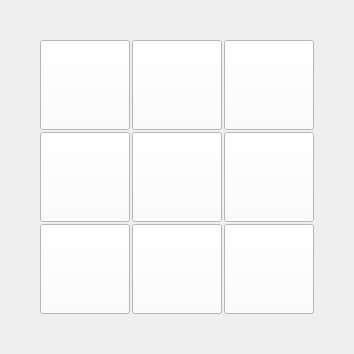
           <widget class="QWidget" name="outside_corners">
            <layout class="QHBoxLayout" name="horizontalLayout_36">
             <property name="spacing">
              <number>2</number>
             </property>
             <property name="leftMargin">
              <number>0</number>
             </property>
             <property name="topMargin">
              <number>0</number>
             </property>
             <property name="rightMargin">
              <number>0</number>
             </property>
             <property name="bottomMargin">
              <number>0</number>
             </property>
             <item>
              <widget class="QWidget" name="widget_40" native="true">
               <property name="sizePolicy">
                <sizepolicy hsizetype="Preferred" vsizetype="Preferred">
                 <horstretch>0</horstretch>
                 <verstretch>0</verstretch>
                </sizepolicy>
               </property>
               <property name="minimumSize">
                <size>
                 <width>0</width>
                 <height>0</height>
                </size>
               </property>
               <property name="maximumSize">
                <size>
                 <width>16777215</width>
                 <height>16777215</height>
                </size>
               </property>
               <property name="styleSheet">
                <string notr="true"/>
               </property>
               <layout class="QGridLayout" name="gridLayout_7">
                <property name="leftMargin">
                 <number>0</number>
                </property>
                <property name="topMargin">
                 <number>0</number>
                </property>
                <property name="rightMargin">
                 <number>0</number>
                </property>
                <property name="bottomMargin">
                 <number>0</number>
                </property>
                <property name="spacing">
                 <number>2</number>
                </property>
                <item row="2" column="0">
                 <spacer name="horizontalSpacer">
                  <property name="orientation">
                   <enum>Qt::Horizontal</enum>
                  </property>
                  <property name="sizeHint" stdset="0">
                   <size>
                    <width>40</width>
                    <height>20</height>
                   </size>
                  </property>
                 </spacer>
                </item>
                <item row="4" column="4">
                 <spacer name="verticalSpacer_14">
                  <property name="orientation">
                   <enum>Qt::Vertical</enum>
                  </property>
                  <property name="sizeHint" stdset="0">
                   <size>
                    <width>20</width>
                    <height>40</height>
                   </size>
                  </property>
                 </spacer>
                </item>
                <item row="2" column="6">
                 <spacer name="horizontalSpacer_3">
                  <property name="orientation">
                   <enum>Qt::Horizontal</enum>
                  </property>
                  <property name="sizeHint" stdset="0">
                   <size>
                    <width>40</width>
                    <height>20</height>
                   </size>
                  </property>
                 </spacer>
                </item>
                <item row="0" column="4">
                 <spacer name="verticalSpacer_16">
                  <property name="orientation">
                   <enum>Qt::Vertical</enum>
                  </property>
                  <property name="sizeHint" stdset="0">
                   <size>
                    <width>20</width>
                    <height>40</height>
                   </size>
                  </property>
                 </spacer>
                </item>
                <item row="1" column="1">
                 <widget class="QPushButton" name="probe_back_left_outside">
                  <property name="sizePolicy">
                   <sizepolicy hsizetype="Fixed" vsizetype="Fixed">
                    <horstretch>0</horstretch>
                    <verstretch>0</verstretch>
                   </sizepolicy>
                  </property>
                  <property name="minimumSize">
                   <size>
                    <width>90</width>
                    <height>90</height>
                   </size>
                  </property>
                  <property name="maximumSize">
                   <size>
                    <width>90</width>
                    <height>90</height>
                   </size>
                  </property>
                  <property name="toolTip">
                   <string>back_left_outside</string>
                  </property>
                  <property name="autoFillBackground">
                   <bool>false</bool>
                  </property>
                  <property name="styleSheet">
                   <string notr="true">background: white;</string>
                  </property>
                  <property name="icon">
                   <iconset>
                    <normaloff>../images/widgets/basic_probe_icons/back_left_outside_corner.png</normaloff>../images/widgets/basic_probe_icons/back_left_outside_corner.png</iconset>
                  </property>
                  <property name="iconSize">
                   <size>
                    <width>90</width>
                    <height>90</height>
                   </size>
                  </property>
                  <property name="filename" stdset="0">
                   <string>probe_back_left_outside</string>
                  </property>
                  <attribute name="buttonGroup">
                   <string notr="true">outside_buttonGroup</string>
                  </attribute>
                 </widget>
                </item>
                <item row="1" column="4">
                 <widget class="QPushButton" name="probe_back_outside">
                  <property name="sizePolicy">
                   <sizepolicy hsizetype="Fixed" vsizetype="Fixed">
                    <horstretch>0</horstretch>
                    <verstretch>0</verstretch>
                   </sizepolicy>
                  </property>
                  <property name="minimumSize">
                   <size>
                    <width>90</width>
                    <height>90</height>
                   </size>
                  </property>
                  <property name="maximumSize">
                   <size>
                    <width>90</width>
                    <height>90</height>
                   </size>
                  </property>
                  <property name="toolTip">
                   <string>back_outside</string>
                  </property>
                  <property name="styleSheet">
                   <string notr="true">background: white;</string>
                  </property>
                  <property name="text">
                   <string/>
                  </property>
                  <property name="icon">
                   <iconset>
                    <normaloff>../images/widgets/basic_probe_icons/back_middle_outside_edge.png</normaloff>../images/widgets/basic_probe_icons/back_middle_outside_edge.png</iconset>
                  </property>
                  <property name="iconSize">
                   <size>
                    <width>90</width>
                    <height>90</height>
                   </size>
                  </property>
                  <property name="filename" stdset="0">
                   <string>probe_back_outside</string>
                  </property>
                  <attribute name="buttonGroup">
                   <string notr="true">outside_buttonGroup</string>
                  </attribute>
                 </widget>
                </item>
                <item row="1" column="5">
                 <widget class="QPushButton" name="probe_back_right_outside">
                  <property name="sizePolicy">
                   <sizepolicy hsizetype="Fixed" vsizetype="Fixed">
                    <horstretch>0</horstretch>
                    <verstretch>0</verstretch>
                   </sizepolicy>
                  </property>
                  <property name="minimumSize">
                   <size>
                    <width>90</width>
                    <height>90</height>
                   </size>
                  </property>
                  <property name="maximumSize">
                   <size>
                    <width>90</width>
                    <height>90</height>
                   </size>
                  </property>
                  <property name="toolTip">
                   <string>back_right_outside</string>
                  </property>
                  <property name="styleSheet">
                   <string notr="true">background: white;</string>
                  </property>
                  <property name="text">
                   <string/>
                  </property>
                  <property name="icon">
                   <iconset>
                    <normaloff>../images/widgets/basic_probe_icons/back_right_outside_corner.png</normaloff>../images/widgets/basic_probe_icons/back_right_outside_corner.png</iconset>
                  </property>
                  <property name="iconSize">
                   <size>
                    <width>90</width>
                    <height>90</height>
                   </size>
                  </property>
                  <property name="filename" stdset="0">
                   <string>probe_back_right_outside</string>
                  </property>
                  <attribute name="buttonGroup">
                   <string notr="true">outside_buttonGroup</string>
                  </attribute>
                 </widget>
                </item>
                <item row="2" column="1">
                 <widget class="QPushButton" name="probe_left_outside">
                  <property name="sizePolicy">
                   <sizepolicy hsizetype="Fixed" vsizetype="Fixed">
                    <horstretch>0</horstretch>
                    <verstretch>0</verstretch>
                   </sizepolicy>
                  </property>
                  <property name="minimumSize">
                   <size>
                    <width>90</width>
                    <height>90</height>
                   </size>
                  </property>
                  <property name="maximumSize">
                   <size>
                    <width>90</width>
                    <height>90</height>
                   </size>
                  </property>
                  <property name="toolTip">
                   <string>left_outside</string>
                  </property>
                  <property name="styleSheet">
                   <string notr="true">background: white;</string>
                  </property>
                  <property name="text">
                   <string/>
                  </property>
                  <property name="icon">
                   <iconset>
                    <normaloff>../images/widgets/basic_probe_icons/left_side_edge.png</normaloff>../images/widgets/basic_probe_icons/left_side_edge.png</iconset>
                  </property>
                  <property name="iconSize">
                   <size>
                    <width>90</width>
                    <height>90</height>
                   </size>
                  </property>
                  <property name="filename" stdset="0">
                   <string>probe_left_outside</string>
                  </property>
                  <attribute name="buttonGroup">
                   <string notr="true">outside_buttonGroup</string>
                  </attribute>
                 </widget>
                </item>
                <item row="2" column="4">
                 <widget class="QPushButton" name="probe_z_minus_wco">
                  <property name="sizePolicy">
                   <sizepolicy hsizetype="Fixed" vsizetype="Fixed">
                    <horstretch>0</horstretch>
                    <verstretch>0</verstretch>
                   </sizepolicy>
                  </property>
                  <property name="minimumSize">
                   <size>
                    <width>90</width>
                    <height>90</height>
                   </size>
                  </property>
                  <property name="maximumSize">
                   <size>
                    <width>90</width>
                    <height>90</height>
                   </size>
                  </property>
                  <property name="toolTip">
                   <string>z_minus_wco</string>
                  </property>
                  <property name="styleSheet">
                   <string notr="true">background: white;</string>
                  </property>
                  <property name="text">
                   <string/>
                  </property>
                  <property name="icon">
                   <iconset>
                    <normaloff>../images/widgets/basic_probe_icons/z_top.png</normaloff>../images/widgets/basic_probe_icons/z_top.png</iconset>
                  </property>
                  <property name="iconSize">
                   <size>
                    <width>90</width>
                    <height>90</height>
                   </size>
                  </property>
                  <property name="filename" stdset="0">
                   <string>probe_z_minus_wco</string>
                  </property>
                  <attribute name="buttonGroup">
                   <string notr="true">outside_buttonGroup</string>
                  </attribute>
                 </widget>
                </item>
                <item row="2" column="5">
                 <widget class="QPushButton" name="probe_right_outside">
                  <property name="sizePolicy">
                   <sizepolicy hsizetype="Fixed" vsizetype="Fixed">
                    <horstretch>0</horstretch>
                    <verstretch>0</verstretch>
                   </sizepolicy>
                  </property>
                  <property name="minimumSize">
                   <size>
                    <width>90</width>
                    <height>90</height>
                   </size>
                  </property>
                  <property name="maximumSize">
                   <size>
                    <width>90</width>
                    <height>90</height>
                   </size>
                  </property>
                  <property name="toolTip">
                   <string>right_outside</string>
                  </property>
                  <property name="styleSheet">
                   <string notr="true">background: white;</string>
                  </property>
                  <property name="text">
                   <string/>
                  </property>
                  <property name="icon">
                   <iconset>
                    <normaloff>../images/widgets/basic_probe_icons/right_side_edge.png</normaloff>../images/widgets/basic_probe_icons/right_side_edge.png</iconset>
                  </property>
                  <property name="iconSize">
                   <size>
                    <width>90</width>
                    <height>90</height>
                   </size>
                  </property>
                  <property name="filename" stdset="0">
                   <string>probe_right_outside</string>
                  </property>
                  <attribute name="buttonGroup">
                   <string notr="true">outside_buttonGroup</string>
                  </attribute>
                 </widget>
                </item>
                <item row="3" column="1">
                 <widget class="QPushButton" name="probe_front_left_outside">
                  <property name="sizePolicy">
                   <sizepolicy hsizetype="Fixed" vsizetype="Fixed">
                    <horstretch>0</horstretch>
                    <verstretch>0</verstretch>
                   </sizepolicy>
                  </property>
                  <property name="minimumSize">
                   <size>
                    <width>90</width>
                    <height>90</height>
                   </size>
                  </property>
                  <property name="maximumSize">
                   <size>
                    <width>90</width>
                    <height>90</height>
                   </size>
                  </property>
                  <property name="toolTip">
                   <string>front_left_outside</string>
                  </property>
                  <property name="styleSheet">
                   <string notr="true">background: white;</string>
                  </property>
                  <property name="text">
                   <string/>
                  </property>
                  <property name="icon">
                   <iconset>
                    <normaloff>../images/widgets/basic_probe_icons/front_left_outside_corner.png</normaloff>../images/widgets/basic_probe_icons/front_left_outside_corner.png</iconset>
                  </property>
                  <property name="iconSize">
                   <size>
                    <width>90</width>
                    <height>90</height>
                   </size>
                  </property>
                  <property name="filename" stdset="0">
                   <string>probe_front_left_outside</string>
                  </property>
                  <attribute name="buttonGroup">
                   <string notr="true">outside_buttonGroup</string>
                  </attribute>
                 </widget>
                </item>
                <item row="3" column="4">
                 <widget class="QPushButton" name="probe_front_outside">
                  <property name="sizePolicy">
                   <sizepolicy hsizetype="Fixed" vsizetype="Fixed">
                    <horstretch>0</horstretch>
                    <verstretch>0</verstretch>
                   </sizepolicy>
                  </property>
                  <property name="minimumSize">
                   <size>
                    <width>90</width>
                    <height>90</height>
                   </size>
                  </property>
                  <property name="maximumSize">
                   <size>
                    <width>90</width>
                    <height>90</height>
                   </size>
                  </property>
                  <property name="toolTip">
                   <string>front_outside</string>
                  </property>
                  <property name="styleSheet">
                   <string notr="true">background: white;</string>
                  </property>
                  <property name="text">
                   <string/>
                  </property>
                  <property name="icon">
                   <iconset>
                    <normaloff>../images/widgets/basic_probe_icons/front_middle_edge.png</normaloff>../images/widgets/basic_probe_icons/front_middle_edge.png</iconset>
                  </property>
                  <property name="iconSize">
                   <size>
                    <width>90</width>
                    <height>90</height>
                   </size>
                  </property>
                  <property name="filename" stdset="0">
                   <string>probe_front_outside</string>
                  </property>
                  <attribute name="buttonGroup">
                   <string notr="true">outside_buttonGroup</string>
                  </attribute>
                 </widget>
                </item>
                <item row="3" column="5">
                 <widget class="QPushButton" name="probe_front_right_outside">
                  <property name="sizePolicy">
                   <sizepolicy hsizetype="Fixed" vsizetype="Fixed">
                    <horstretch>0</horstretch>
                    <verstretch>0</verstretch>
                   </sizepolicy>
                  </property>
                  <property name="minimumSize">
                   <size>
                    <width>90</width>
                    <height>90</height>
                   </size>
                  </property>
                  <property name="maximumSize">
                   <size>
                    <width>90</width>
                    <height>90</height>
                   </size>
                  </property>
                  <property name="toolTip">
                   <string>front_right_outside</string>
                  </property>
                  <property name="styleSheet">
                   <string notr="true">background: white;</string>
                  </property>
                  <property name="text">
                   <string/>
                  </property>
                  <property name="icon">
                   <iconset>
                    <normaloff>../images/widgets/basic_probe_icons/front_right_outside_corner.png</normaloff>../images/widgets/basic_probe_icons/front_right_outside_corner.png</iconset>
                  </property>
                  <property name="iconSize">
                   <size>
                    <width>90</width>
                    <height>90</height>
                   </size>
                  </property>
                  <property name="filename" stdset="0">
                   <string>probe_front_right_outside</string>
                  </property>
                  <attribute name="buttonGroup">
                   <string notr="true">outside_buttonGroup</string>
                  </attribute>
                 </widget>
                </item>
               </layout>
              </widget>
             </item>
            </layout>
           </widget>
